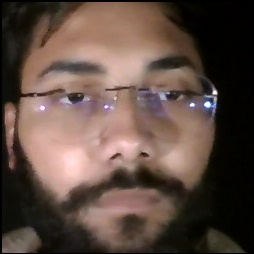
#> input picture data/Abbas007/104Abbas007.jpg, 254 x 254 px
$ python -i web_app.py   (imports and definitions only)
#> lines starting #> are read from the running program, lines starting #| are printed output that depends on the picture; after the words box and inside, x2 and y2 are one past the last pixel; in counts of white or black regions, pixels touching at a corner belong together
"""
HARIS - High-Accuracy Recognition & Identity System
Web Application & Cloud Biometric Access Core
Creator & Lead Developer: Sameer Abbas
"""

import os
import sys
import time
import shutil
import platform
from datetime import datetime
from PIL import Image, ImageEnhance
import numpy as np
import cv2
import streamlit as st

# Import HARIS Core Modules
import qr_generator
from create_classifier import train_classifer, train_all_classifiers

# Set Page Configuration
# [6 lines not run here, left out]

# Base Paths
BASE_DIR = os.path.dirname(os.path.abspath(__file__))
DATA_DIR = os.path.join(BASE_DIR, "data")
CLASSIFIERS_DIR = os.path.join(DATA_DIR, "classifiers")
QRCODES_DIR = os.path.join(DATA_DIR, "qrcodes")
NAMES_FILE = os.path.join(BASE_DIR, "nameslist.txt")
CASCADE_PATH = os.path.join(DATA_DIR, "haarcascade_frontalface_default.xml")

# Ensure required directories exist
# [3 lines not run here, left out]


# ==============================================================================
# --- Cyberpunk / Glassmorphic Custom Styling ---
# ==============================================================================
# [112 lines left out: function inject_custom_styles, not called in this run]


# ==============================================================================
# --- Helper Functions & State Management ---
# ==============================================================================
def get_registered_names():
    """Reads nameslist.txt and returns sorted list of unique usernames."""
    if not os.path.isfile(NAMES_FILE):
        return []
    try:
        with open(NAMES_FILE, "r") as f:
            content = f.read().strip()
            if not content:
                return []
            names = [n.strip() for n in content.split() if n.strip()]
            return sorted(list(set(names)))
    except Exception:
        return []


# [138 lines left out: functions save_registered_names, add_registered_name, remove_registered_name, get_user_stats, synthesize_dataset_from_image, not called in this run]


def run_biometric_verification(image, target_user=None, confidence_threshold=45):
    """
    Executes simultaneous LBPH Face Recognition and QR Code Decoding on a given frame.
    Renders Cyberpunk HUD overlay and returns structured diagnostic payload.
    """
#> called with confidence_threshold = 45
    img_bgr = cv2.cvtColor(np.array(image), cv2.COLOR_RGB2BGR)
#> img_bgr is the input picture: shape (254, 254, 3); mean B, G, R 66.2, 75, 93.7
    frame_h, frame_w = img_bgr.shape[:2]
#> frame_h = 254; frame_w = 254
    gray = cv2.cvtColor(img_bgr, cv2.COLOR_BGR2GRAY)
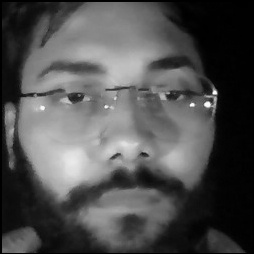
#> gray: shape (254, 254); min 0, max 253, mean 79.6

    face_cascade = cv2.CascadeClassifier(CASCADE_PATH)
    qr_detector = cv2.QRCodeDetector()

    # Load active user models
    registered_names = get_registered_names()
#> (reads nameslist.txt from the repository)
    all_models = {}

    if target_user and target_user != "Auto-Detect":
        clf_p = os.path.join(CLASSIFIERS_DIR, f"{target_user}_classifier.xml")
        if os.path.isfile(clf_p):
            recognizer = cv2.face.LBPHFaceRecognizer_create()
            recognizer.read(clf_p)
            all_models[target_user] = recognizer
    else:
        # Load all available classifiers for multi-user recognition
        for u in registered_names:
            clf_p = os.path.join(CLASSIFIERS_DIR, f"{u}_classifier.xml")
            if os.path.isfile(clf_p):
                try:
                    rec = cv2.face.LBPHFaceRecognizer_create()
                    rec.read(clf_p)
                    all_models[u] = rec
                except Exception:
                    pass

    # 1. QR Code Detection & Decoding
    qr_data = None
    qr_user = None
    qr_matched = False
    qr_color = (148, 163, 184)

    try:
        qr_val, qr_points, _ = qr_detector.detectAndDecode(img_bgr)
#> qr_val = ''
        if qr_val and qr_points is not None:
            qr_data = qr_val.strip()
            qr_user = qr_generator.parse_qr_data(qr_val)

            # Draw QR Bounding Polygon
            pts = qr_points[0].astype(int)
            for j in range(len(pts)):
                cv2.line(img_bgr, tuple(pts[j]), tuple(pts[(j + 1) % len(pts)]), (0, 242, 254), 3)

            qr_top = max(0, min(p[1] for p in pts) - 26)
            qr_left = min(p[0] for p in pts)
            cv2.rectangle(img_bgr, (qr_left, qr_top), (qr_left + 260, qr_top + 24), (15, 23, 42), -1)
            cv2.putText(img_bgr, f"QR: {qr_user or qr_data}", (qr_left + 6, qr_top + 18), cv2.FONT_HERSHEY_SIMPLEX, 0.5, (0, 242, 254), 2)
    except Exception:
        pass

    # 2. Face Detection & Recognition
    faces = face_cascade.detectMultiScale(gray, 1.2, 5, minSize=(70, 70))
#> faces = [[14, 17, 214, 214]]
    face_matched = False
    best_user = None
    best_conf = 0
    box_coords = None

    for (x, y, w, h) in faces:
        roi_gray = gray[y:y+h, x:x+w]
        curr_best_user = None
        curr_best_conf = 0

        # Evaluate against available classifiers
        for uname, recognizer in all_models.items():
            try:
                _id, raw_conf = recognizer.predict(roi_gray)
                conf = max(0, min(100, 100 - int(raw_conf)))
                if conf > curr_best_conf:
                    curr_best_conf = conf
                    curr_best_user = uname
            except Exception:
                continue

        if curr_best_conf >= confidence_threshold:
            face_matched = True
            best_user = curr_best_user
            best_conf = curr_best_conf
            box_coords = (x, y, w, h)
            box_color = (0, 255, 128)  # Emerald Green
            label_text = f"VERIFIED: {curr_best_user.upper()} ({curr_best_conf}%)"
        else:
            box_color = (0, 165, 255)  # Cyber Orange
            label_text = f"UNKNOWN ({curr_best_conf}%)" if curr_best_user else "FACE DETECTED"

        # Cyber Corner Brackets
        d = 18
        cv2.rectangle(img_bgr, (x, y), (x + w, y + h), box_color, 1)
        # Top-Left
        cv2.line(img_bgr, (x, y), (x + d, y), box_color, 3)
        cv2.line(img_bgr, (x, y), (x, y + d), box_color, 3)
        # Top-Right
        cv2.line(img_bgr, (x + w, y), (x + w - d, y), box_color, 3)
        cv2.line(img_bgr, (x + w, y), (x + w, y + d), box_color, 3)
        # Bottom-Left
        cv2.line(img_bgr, (x, y + h), (x + d, y + h), box_color, 3)
        cv2.line(img_bgr, (x, y + h), (x, y + h - d), box_color, 3)
        # Bottom-Right
        cv2.line(img_bgr, (x + w, y + h), (x + w - d, y + h), box_color, 3)
        cv2.line(img_bgr, (x + w, y + h), (x + w, y + h - d), box_color, 3)

        # Label Banner
        cv2.rectangle(img_bgr, (x, y - 24), (x + w, y), (15, 23, 42), -1)
        cv2.putText(img_bgr, label_text, (x + 6, y - 6), cv2.FONT_HERSHEY_SIMPLEX, 0.48, box_color, 2)
#> this loop made 1 pass
#> (x, y, w, h, box_color, label_text, d) on pass 1: (14, 17, 214, 214, (0, 165, 255), 'FACE DETECTED', 18)
#> pass 1, in run_biometric_verification, `roi_gray = gray[y:y+h, x:x+w]`:
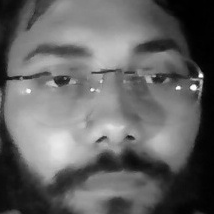
#> roi_gray: shape (214, 214); min 0, max 253, mean 100.4
#> after the loop:
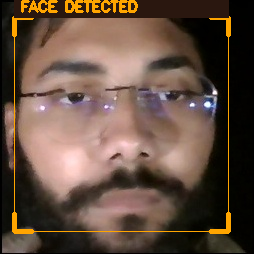
#> img_bgr: shape (254, 254, 3); 7.79% of pixels changed, all inside (x1, y1, x2, y2) = (12, 0, 231, 234)

    # Cross-match Face and QR credentials
    verified_user = None
    if qr_user and best_user and qr_user.lower() == best_user.lower():
        qr_matched = True
        verified_user = best_user
    elif face_matched and best_user:
        verified_user = best_user
    elif qr_user:
        verified_user = qr_user
        qr_matched = True

    # 3. Top Cyberpunk HUD Bar
    cv2.rectangle(img_bgr, (10, 10), (frame_w - 10, 68), (15, 23, 42), -1)
    cv2.rectangle(img_bgr, (10, 10), (frame_w - 10, 68), (56, 189, 248), 1)

    cv2.putText(img_bgr, "HARIS ACCESS CONTROL HUD", (24, 32), cv2.FONT_HERSHEY_SIMPLEX, 0.58, (56, 189, 248), 2)
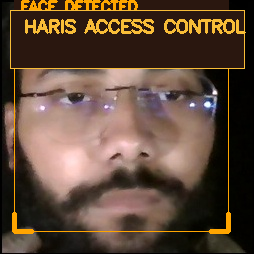
#> img_bgr: shape (254, 254, 3); mean B, G, R 56.6, 72.3, 93.9

#> (the run stopped early here; a loop or call above may not have finished)
